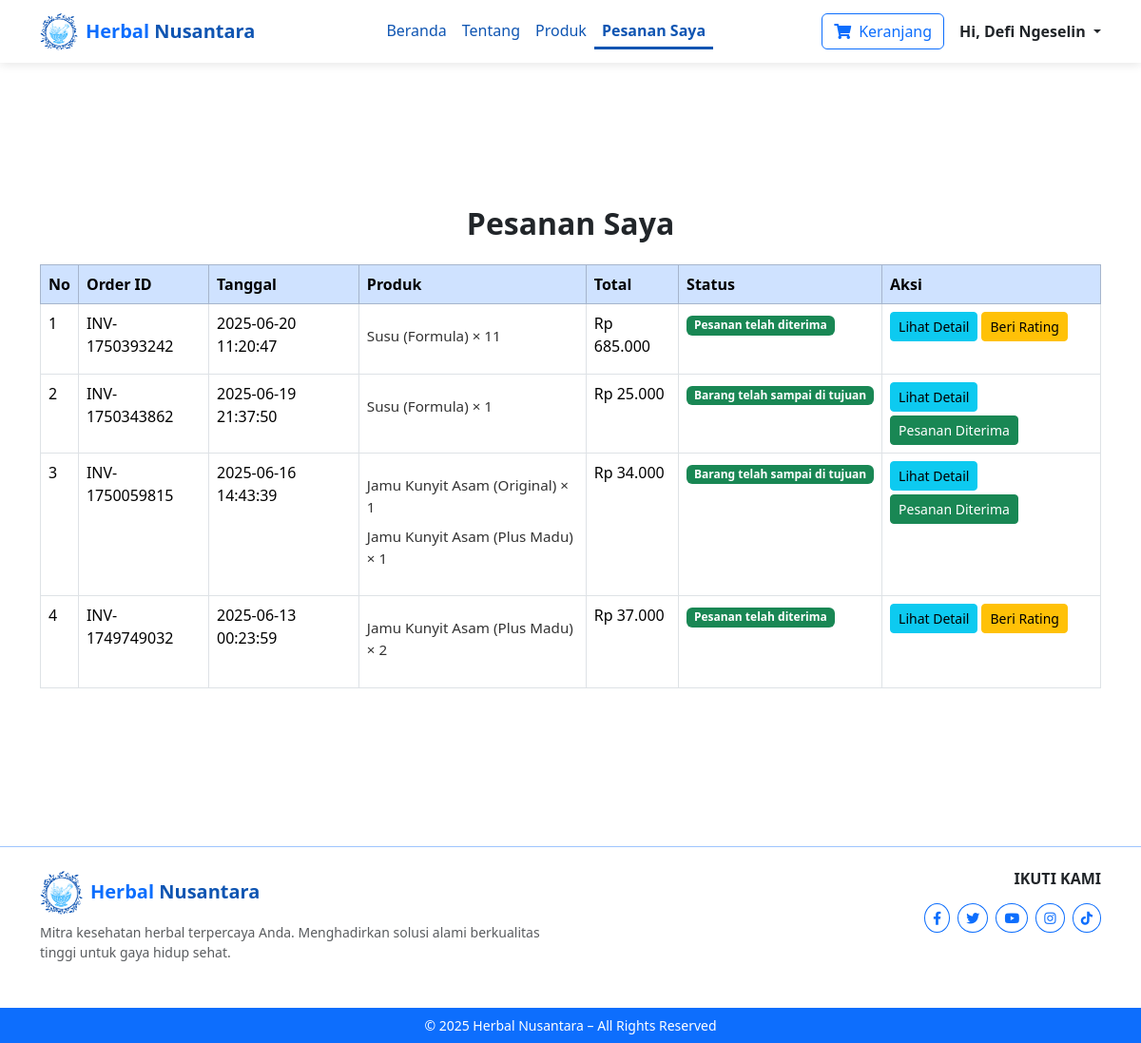
The page /user/user-pesanan.php (signed in) on the database its author committed.
### tables this page shows
CREATE TABLE `orders` (
  `id` int NOT NULL,
  `user_id` int NOT NULL,
  `order_id` varchar(50) NOT NULL,
  `ongkir` int DEFAULT NULL,
  `asuransi` int DEFAULT NULL,
  `layanan` int DEFAULT NULL,
  `total_amount` int NOT NULL,
  `payment_type` varchar(50) DEFAULT NULL,
  `transaction_time` datetime DEFAULT NULL,
  `transaction_status` varchar(50) DEFAULT NULL,
  `created_at` timestamp NULL DEFAULT CURRENT_TIMESTAMP,
  `shipped_at` datetime DEFAULT NULL
);

CREATE TABLE `order_items` (
  `id` int NOT NULL,
  `order_id` int NOT NULL,
  `product_id` int NOT NULL,
  `variant_id` int NOT NULL,
  `quantity` int NOT NULL,
  `price` int NOT NULL,
  `created_at` timestamp NULL DEFAULT CURRENT_TIMESTAMP
);

CREATE TABLE `products` (
  `id` int NOT NULL,
  `name` varchar(61) NOT NULL,
  `description` text,
  `main_image` varchar(255) DEFAULT NULL,
  `type` varchar(25) DEFAULT NULL,
  `created_at` timestamp NULL DEFAULT CURRENT_TIMESTAMP
);

CREATE TABLE `product_variants` (
  `id` int NOT NULL,
  `product_id` int NOT NULL,
  `variant_name` varchar(15) DEFAULT NULL,
  `price` decimal(10,2) NOT NULL,
  `stock` int DEFAULT '0',
  `variant_image` varchar(255) DEFAULT NULL,
  `created_at` timestamp NULL DEFAULT CURRENT_TIMESTAMP,
  `weight` int DEFAULT '250'
);

### user/user-pesanan.php (the view, shortened to what this page needs)
<?php
require "../php/config.php";
$userId = $_SESSION['user']['id'];
$sql = "SELECT * FROM orders WHERE user_id = $userId ORDER BY created_at DESC";
$result = mysqli_query($conn, $sql);
$orders = [];
while ($row = mysqli_fetch_assoc($result)) {
    $orders[] = $row;
}
?>
<!DOCTYPE html>
<html lang="id">
<head>
    <link href="https://cdn.jsdelivr.net/npm/bootstrap@5.3.2/dist/css/bootstrap.min.css" rel="stylesheet">
    <link rel="stylesheet" href="../assets/css/index.css">
    <link rel="stylesheet" href="../assets/css/prdk.css">
    <link href="https://cdnjs.cloudflare.com/ajax/libs/font-awesome/5.15.4/css/all.min.css" rel="stylesheet">
</head>
<body>
<?php include '../components/user-navbar.php'; ?>
<div class="container order-wrapper">
    <h2 class="fw-bold text-center mb-4">Pesanan Saya</h2>
    <?php if (empty($orders)): ?>
        <div class="alert alert-info text-center">Belum ada pesanan yang dibuat.</div>
    <?php else: ?>
        <div class="table-responsive">
            <table class="table table-bordered table-hover">
                <thead class="table-primary">
                    <tr>
                        <th>No</th>
                        <th>Order ID</th>
                        <th>Tanggal</th>
                        <th>Produk</th>
                        <th>Total</th>
                        <th>Status</th>
                        <th>Aksi</th>
                    </tr>
                </thead>
                <tbody>
                <?php $no = 1; foreach ($orders as $order): ?>
                    <tr>
                        <td><?= $no++; ?></td>
                        <td><?= htmlspecialchars($order['order_id']); ?></td>
                        <td><?= htmlspecialchars($order['transaction_time']); ?></td>
                        <td>
                            <ul class="order-product-list">
                            <?php
                            $itemsResult = mysqli_query($conn, "
                                SELECT oi.quantity, p.name AS product_name, pv.variant_name
                                FROM order_items oi
                                JOIN products p ON oi.product_id = p.id
                                JOIN product_variants pv ON oi.variant_id = pv.id
                                WHERE oi.order_id = {$order['id']}
                            ");
                            while ($item = mysqli_fetch_assoc($itemsResult)) {
                                echo "<li>{$item['product_name']} ({$item['variant_name']}) × {$item['quantity']}</li>";
                            }
                            ?>
                            </ul>
                        </td>
                        <td>Rp <?= number_format($order['total_amount'], 0, ',', '.'); ?></td>
                        <td>
                            <?php
                            $status = $order['transaction_status'];
                            $badge = 'secondary';
                            $label = strtoupper($status);
                            if ($status === 'settlement') {
                                $label = 'Sedang dikemas oleh tim kami';
                                $badge = 'info';
                            } elseif ($status === 'shipping') {
                                $shippedAt = $order['shipped_at'] ?? $order['transaction_time'];
                                $shippedTimestamp = strtotime($shippedAt);
                                $selisihMenit = (time() - $shippedTimestamp) / 60;
                                if ($selisihMenit < 1) {
                                    $label = 'Barang sudah dikirim ke kurir';
                                    $badge = 'info';
                                } elseif ($selisihMenit < 2) {
                                    $label = 'Barang sedang dalam perjalanan';
                                    $badge = 'primary';
                                } else {
                                    $label = 'Barang telah sampai di tujuan';
                                    $badge = 'success';
                                }
                            } elseif ($status === 'completed') {
                                $label = 'Pesanan telah diterima';
                                $badge = 'success';
                            } elseif ($status === 'pending') {
                                $label = 'Menunggu pembayaran';
                                $badge = 'warning';
                            } elseif ($status === 'expire') {
                                $label = 'Pembayaran gagal / kadaluarsa';
                                $badge = 'danger';
                            }
                            echo "<span class='badge bg-$badge'>$label</span>";
                            ?>
                        </td>
                        <td>
                            <div class="d-flex flex-wrap gap-1">
                                <a href="detail-pesanan.php?id=<?= $order['id']; ?>" class="btn btn-info btn-sm">Lihat Detail</a>
                                <?php
                                if ($status === 'shipping' && $selisihMenit >= 2): ?>
                                    <form method="POST" class="d-inline">
                                        <button type="submit" class="btn btn-success btn-sm">Pesanan Diterima</button>
                                    </form>
                                <?php elseif ($status === 'completed'): ?>
                                    <button class="btn btn-warning btn-sm" data-bs-toggle="modal" data-bs-target="#ratingModal<?= $order['id']; ?>">Beri Rating</button>
                                <?php endif; ?>
                            </div>
                        </td>
                    </tr>
                <?php endforeach; ?>
                </tbody>
            </table>
        </div>
    <?php endif; ?>
</div>
<?php include '../components/footer.php'; ?>
</body>
</html>

### user/user-pesanan.php (style rules this page uses)
.order-product-list { list-style: none; padding-left: 0; margin-top: 10px; }
.order-product-list li { padding: 4px 0; font-size: 0.95rem; color: #333; }
.order-wrapper { margin-top: 80px; margin-bottom: 80px; }
@media (min-width: 768px) { .order-wrapper { margin-top: 150px; margin-bottom: 150px; } }

### rows shown on the page
orders: order "INV-1750393242", transaction_time "2025-06-20 11:20:47", total_amount "685.000", transaction_status "Pesanan telah diterima"
order_items: product.name "Susu", variant.variant_name "Formula", quantity "11"
orders: order "INV-1750343862", transaction_time "2025-06-19 21:37:50", total_amount "25.000", shipped_at "Barang telah sampai di tujuan"
order_items: product.name "Susu", variant.variant_name "Formula", quantity "1"
orders: order "INV-1750059815", transaction_time "2025-06-16 14:43:39", total_amount "34.000", shipped_at "Barang telah sampai di tujuan"
order_items: product.name "Jamu Kunyit Asam", variant.variant_name "Original", quantity "1"
order_items: product.name "Jamu Kunyit Asam", variant.variant_name "Plus Madu", quantity "1"
orders: order "INV-1749749032", transaction_time "2025-06-13 00:23:59", total_amount "37.000", transaction_status "Pesanan telah diterima"
order_items: product.name "Jamu Kunyit Asam", variant.variant_name "Plus Madu", quantity "2"

### other values the page prints
$userName "Defi Ngeselin"
